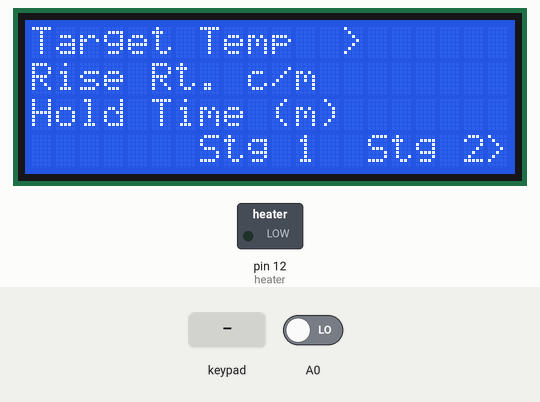
Simulated run of this sketch. Board: Arduino Uno, built with avr-gcc and run on an emulated ATmega328P. Parts: 20×4 character LCD, switched loads named in the sketch (green lamp = pin HIGH). Wiring (inferred from the names in the program): 4×4 keypad with keys x 1 4 7 * 2 5 8 0 3 6 9 # A B C: rows pin 7, pin 6, pin 5, pin 4; columns pin 3, pin 2, A3, A2. Inputs (shaded band) come from the test bench; at power-on: A0 LOW. Pins used as bus, display or sensor lines are not drawn.

Above: at 2.3 s.
2.4 s: keypad keys 1 2 A pressed 0.4 s apart
At 4.6 s:
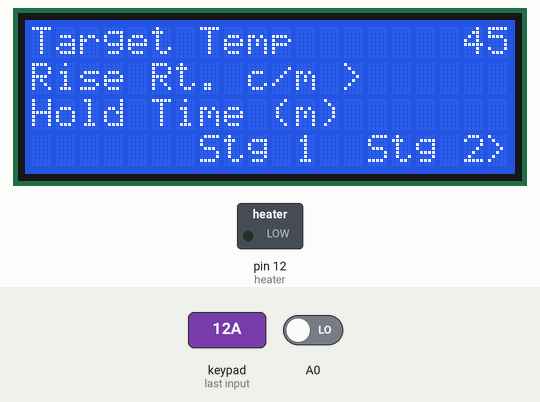
5.1 s: key 'A' pressed
6.8 s: key 'B' pressed
At 7.4 s:
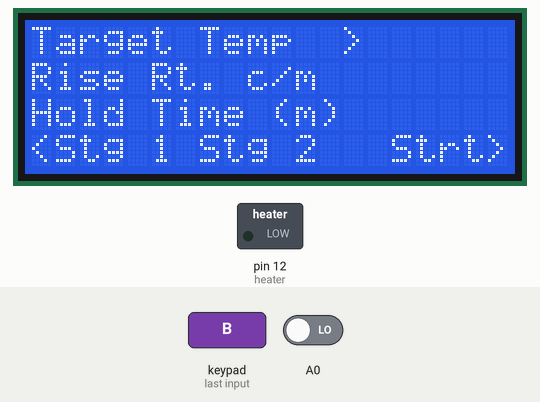
8.5 s: keypad keys 2 5 A pressed 0.4 s apart
At 10.2 s:
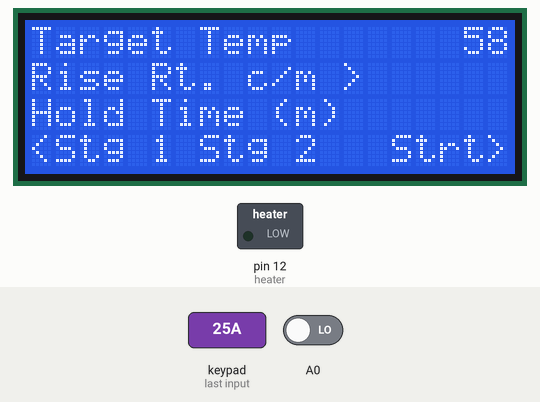
11.2 s: key 'B' pressed
At 14.1 s:
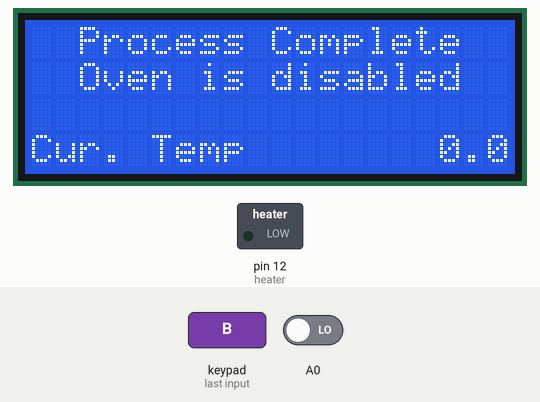
Timing chart, 0 to 15.2 s (numbered marks = the images above; inputs shaded):
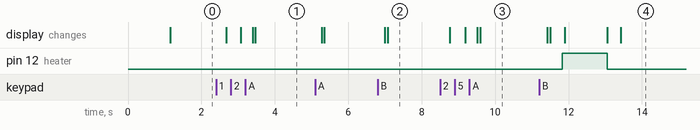

The sketch:

oven_system.ino
```cpp
#include <Wire.h>
#include <LiquidCrystal_I2C.h>

// A4 is SDA
// A5 is SCL

LiquidCrystal_I2C lcd(0x27, 2, 1, 0, 4, 5, 6, 7, 3, POSITIVE);
//LiquidCrystal_I2C lcd(0x27, 4, 5, 6, 0, 1, 2, 3, 7, POSITIVE);

// Keypad config
const byte row1 = 3; // Row 1 pin
const byte row2 = 2;
const byte row3 = A3;
const byte row4 = A2;
const byte col1 = 7; // Column 1 pin
const byte col2 = 6;
const byte col3 = 5;
const byte col4 = 4;

char buttonPressed;
// Keypad works by detecting the intersection of a row and col pulling down an input. (A column pulling the row down)

// MAX6675 Pins
const byte MAX_SCK = A1;
const byte MAX_CS = 9;
const byte MAX_SO = A0;

// Heater
const byte heater = 12;  // Heater relay pin
bool heaterState;       // State variable

// Control variables
int screen, field;                  // Used for display
const int numScreens = 4;           // Used as a limit for number of distinct screens
const int numFields = 3;            // Used as a limit for number of fields on a screen

// User input field configuration
const int maxFieldLength = 6;        // Max length of entered data
String fields[9];                    // Used to display entry data (should have numFields * numScreens elements)

int stage = 1;                          // Records cooking stage
double targetTemp, curTemp;              // Target and current temp
double temperature[5];                   // Used to store temp set points
const double tempTol = 5;                // Used as tolerance for over temp - IMPORTANT
unsigned long setPointTimes[5];         // Used for changes
double elapsedTime;                      // Used for status display
String endTime;                         // Used for status display (to minimize repeated instructions)

void setup() {
  lcd.begin(20, 4);   // Set up display. 20 character in 4 rows
  lcd.clear();        //Clear the display

  // Keypad setup
  pinMode(row1, INPUT_PULLUP); pinMode(row2, INPUT_PULLUP); pinMode(row3, INPUT_PULLUP); pinMode(row4, INPUT_PULLUP);
  pinMode(col1, OUTPUT); pinMode(col2, OUTPUT); pinMode(col3, OUTPUT); pinMode(col4, OUTPUT);

  pinMode(heater, OUTPUT);            // Controls relay
  heaterState = LOW;                  // Off by default
  digitalWrite(heater, heaterState);

  // Splash screen
  printCenter(1, F("Oven Control System"));
  printCenter(2, F("Designed for HPDVT"));
  delay(1000);
  lcd.clear();

  // Initialization
  screen = 0;
  field = 0;
}

void loop() {
  // Screen
  switch (screen) {
    case 0: // Setup first point
      printLeft(0, F("Target Temp"));
      printLeft(1, F("Rise Rt. c/m"));
      printLeft(2, F("Hold Time (m)"));
      printCenter(3, F("Stg 1"));
      printCursor();
      for (int i = 0; i < numFields; i++) {
        printRight(i, fields[i + numFields * screen]);
      }
      printRight(3, "Stg 2>");

      buttonAction(); // Performs button action
      break;
    case 1: // Second point config
      printLeft(0, F("Target Temp"));
      printLeft(1, F("Rise Rt. c/m"));
      printLeft(2, F("Hold Time (m)"));
      printLeft(3, F("<Stg 1"));
      printCenter(3, F("Stg 2"));
      printCursor();
      for (int i = 0; i < numFields; i++) {
        printRight(i, fields[i + numFields * screen]);
      }
      printRight(3, "Strt>");

      buttonAction(); // Performs button action

      // Check if starting oven
      if (screen == (numScreens - 2)) {
        stage = 1; // Entered first stage

        //Sets temperature points
        temperature[0] = readTemperature(MAX_SCK, MAX_CS, MAX_SO); // Record starting temp
        temperature[1] = fields[0].toFloat();
        temperature[2] = temperature[1];
        temperature[3] = fields[numFields].toFloat();
        temperature[4] = temperature[3];

        // Gets times
        // Times are (target - start) / ramp rate
        elapsedTime = 0;
        setPointTimes[0] = actualMillis();                                                          // Start time
        setPointTimes[1] = (temperature[1] - temperature[0]) * 60000 / fields[1].toFloat();   // Uses rate and difference to find ramp time
        setPointTimes[2] = fields[2].toFloat() * 60000;                                       // Records hold time
        setPointTimes[3] = (temperature[3] - temperature[2]) * 60000 / fields[1].toFloat();   // Second ramp
        setPointTimes[4] = fields[2 + numFields].toFloat() * 60000;                           // Last hold

        for (int i = 1; i <= 4; i++) {
          setPointTimes[i] += setPointTimes[i - 1]; //Makes the times cummulative
        }
        endTime = int(ceil((setPointTimes[4] - setPointTimes[0]) / 60000)); // Records the end as a string for status display
      }
      break;

    case 2: // Runtime
      // Control
      // Gets linearly interpolated temperature based on time and bounding set points
      // map() outputs long int, needed floats so I adjusted their source code
      targetTemp = (actualMillis() - setPointTimes[stage - 1]) * (temperature[stage] - temperature[stage - 1]);
      targetTemp /= (setPointTimes[stage] - setPointTimes[stage - 1]);
      targetTemp += temperature[stage - 1];
      curTemp = readTemperature(MAX_SCK, MAX_CS, MAX_SO); // Gets current temp

      if (curTemp < targetTemp) {
        heaterState = HIGH;                   // Too cold
        digitalWrite(heater, heaterState);
      }
      else if (curTemp > (targetTemp + 1)) {
        heaterState = LOW;                    // Too hot
        digitalWrite(heater, heaterState);
      }

      // Time
      if (actualMillis() > setPointTimes[stage]) stage++; // Checks if approriate stage
      elapsedTime = actualMillis() - setPointTimes[0];    // Elaplsed time in ms
      elapsedTime /= 60000;                         // Elapsed time in minutes

      // Screen stuff
      printLeft(0, F("Cur/Tar"));
      printLeft(1, F("Elp/End"));
      printLeft(2, F("Heater"));
      printCenter(3, F("Oven Status"));

      // Fields
      fields[numFields * screen] = "  ";
      fields[numFields * screen] += oneDecimal(curTemp);       // Temp
      fields[numFields * screen] += "/";
      fields[numFields * screen] += oneDecimal(targetTemp);   // Target

      fields[1 + numFields * screen] = oneDecimal(elapsedTime);   // Time
      fields[1 + numFields * screen] += "/";
      fields[1 + numFields * screen] += endTime;                  // End

      if (heaterState) {
        fields[2 + numFields * screen] = " ON";  // Heater ON
      }
      else {
        fields[2 + numFields * screen] = "OFF"; // Heater OFF
      }

      for (int i = 0; i < numFields; i++) {
        printRight(i, fields[i + numFields * screen]);
      }

      // Check for finish (past stage 4)
      if (stage == 5) {
        screen++; // Go to next step
        lcd.clear();

        // Turn off heater
        heaterState = LOW;
        digitalWrite(heater, heaterState);
      }
      delay(300); // Extending cycle time during run time
      break;

    case 3: // Finished
      printCenter(0, F("Process Complete"));
      printCenter(1, F("Oven is disabled"));
      printLeft(3, "Cur. Temp");
      printRight(3, "   " + oneDecimal(readTemperature(MAX_SCK, MAX_CS, MAX_SO)));

      // Turn off heater
      heaterState = LOW;
      digitalWrite(heater, heaterState);

      delay(1000);
      break;
  }

  delay(25);
}

void buttonAction() {
  buttonPressed = checkKeypad(); // Get key pressed, if any

  switch (buttonPressed) {
    case 'x':
      break; // Nothing was pressed

    // Changing fields
    case 'A':
      field--;
      lcd.clear();
      field = constrain(field, 0, numFields - 1);
      break;
    case 'B':
      field++;
      lcd.clear();
      field = constrain(field, 0, numFields - 1);
      break;

    // Next screen
    case 'C':
      screen++;
      lcd.clear();
      screen = constrain(screen, 0, numScreens - 1);
      field = 0;
      break;
    case 'D':
      screen--;
      lcd.clear();
      screen = constrain(screen, 0, numScreens - 1);
      field = 0;
      break;

    // Backspace
    case '#':
      if (fields[field + numFields * screen].length() > 0) {
        lcd.clear();
        fields[field + numFields * screen].remove(fields[field + numFields * screen].length() - 1); // Removes last character
      }
      break;

    // Adding digits and decimal places is done by concatenating the string
    default:
      if (buttonPressed == '*') {
        buttonPressed = '.'; // Decimal
      }
      // Only adds if not at full length
      if ( fields[field + numFields * screen].length() < maxFieldLength){
        fields[field + numFields * screen] += buttonPressed;
      }
      break;
  }
}

// Function used to return a better approximation of time elasped
unsigned long actualMillis() {
  unsigned long trueMillis = millis();

  // millis() returns roughly 971 "milliseconds" per actual second due to the way millis() is set up with timers.
  // Scaling it up by a factor of 1.024 is needed to get roughly 1000 counts per actual second.
  // To keep it to integer math dividing by 125, multiplying by 128 is used.

  trueMillis = trueMillis / 125;
  trueMillis = trueMillis * 128;

  // Multiplication after division to avoid overflows with long work times

  return trueMillis;
}
```

display.ino
```cpp
String oneDecimal(double input){
  input = round(input * 10);
  input /= 10;   // Rounds to 1 decimal place
  String output = String(input);    // Stores in temporary string

  int index = output.lastIndexOf(".");  // Find decimal
  if (index != -1) {
    if (output.length() - index > 2) {
      output.remove(index + 2, output.length() - (index + 2));    // Trims zeroes
    }
  }

  return output;
}

void printCenter(int row, String message) {
  int pos = 10 - (message.length() + 1) / 2; // Finds start to center message (favours left)
  lcd.setCursor(pos, row);
  lcd.print(message);
}
void printRight(int row, String message) {
  int pos = 20 - message.length(); // Finds start to right justify the message (favours left)
  lcd.setCursor(pos, row);
  lcd.print(message);
}
void printLeft(int row, String message) {
  lcd.setCursor(0, row);
  lcd.print(message);
}
void printCursor() {
  lcd.setCursor(19 - maxFieldLength, field);
  lcd.print('>');
}
```

max6675.ino
```cpp
// Functions related to using the MAX6675

void setupMAX6675(byte sclk, byte cs, byte so) {

  pinMode(sclk, OUTPUT);
  pinMode(cs, OUTPUT);
  pinMode(so, INPUT);

  digitalWrite(cs, HIGH);
}

float readTemperature(byte sclk, byte cs, byte so) {
  unsigned int temperature = 0;

  // Select chip
  digitalWrite(cs, LOW);

  // Collect data from MAX6675
  for (int i = 15; i >= 0; i--) {

    digitalWrite(sclk, LOW);
    delayMicroseconds(10);

    if (digitalRead(so) == HIGH) {
      temperature |= (1 << i);
    }


    digitalWrite(sclk, HIGH);
    delayMicroseconds(10);
  }

  // Release chip
  digitalWrite(cs, HIGH);

  // Check if a thermocouple is attached
  if (temperature & 0x4) {
    return -1;
  }

  // Remove status bits from end
  temperature >>= 3;

  return float(temperature) * 0.25; // Return temperature in celsius
}
```

keypad.ino
```cpp
// Checks keypad for what button is pressed (returns 'x' if nothing pressed)
char checkKeypad() {
  bool teststate = LOW; // Are we looking for highs or lows?

  char button = 'x'; // Stores button pressed (x will return if nothing pressed)

  digitalWrite(col1, teststate);
  digitalWrite(col2, !teststate);
  digitalWrite(col3, !teststate);
  digitalWrite(col4, !teststate);

  if (teststate == digitalRead(row1)) button = '1';
  if (teststate == digitalRead(row2)) button = '4';
  if (teststate == digitalRead(row3)) button = '7';
  if (teststate == digitalRead(row4)) button = '*';
  waitForRelease(teststate); // Wait for release
  digitalWrite(col1, !teststate);
  digitalWrite(col2, teststate);
  delay(1); // Delay to avoid transients

  if (teststate == digitalRead(row1)) button = '2';
  if (teststate == digitalRead(row2)) button = '5';
  if (teststate == digitalRead(row3)) button = '8';
  if (teststate == digitalRead(row4)) button = '0';
  waitForRelease(teststate); // Wait for release
  digitalWrite(col2, !teststate);
  digitalWrite(col3, teststate);
  delay(1); // Delay to avoid transients

  if (teststate == digitalRead(row1)) button = '3';
  if (teststate == digitalRead(row2)) button = '6';
  if (teststate == digitalRead(row3)) button = '9';
  if (teststate == digitalRead(row4)) button = '#';
  waitForRelease(teststate); // Wait for release
  digitalWrite(col3, !teststate);
  digitalWrite(col4, teststate);
  delay(1); // Delay to avoid transients

  if (teststate == digitalRead(row1)) button = 'A';
  if (teststate == digitalRead(row2)) button = 'B';
  if (teststate == digitalRead(row3)) button = 'C';
  if (teststate == digitalRead(row4)) button = 'D';
  waitForRelease(teststate); // Wait for release
  digitalWrite(col4, !teststate);

  return button; // Return the button pressed
}


void waitForRelease(bool state) {
  while (digitalRead(row1) == state) {
    delay(10); // Waits until pin is out of test state
  }
  while (digitalRead(row2) == state) {
    delay(10);
  }
  while (digitalRead(row3) == state) {
    delay(10);
  }
  while (digitalRead(row4) == state) {
    delay(10);
  }
}
```

Measured:
- after the input at 2.4 s, the display: first changes after 0.28 s (image 1 shows a later state)
- after the input at 6.8 s, the display: first changes after 0.19 s (image 2 shows a later state)
- after the input at 8.5 s, the display: first changes after 0.27 s (image 3 shows a later state)
- after the input at 11.2 s, pin 12 (heater): LOW → HIGH after 0.63 s, → LOW 1.2 s later; the display: first changes after 0.22 s (image 4 shows a later state)
